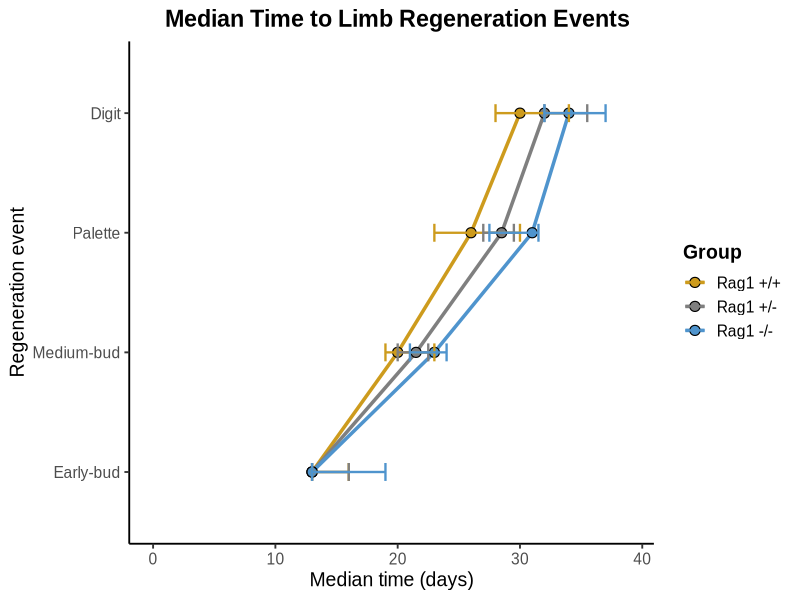

Write R code to recreate this figure.
# ---  Packages ---
if(!requireNamespace("tidyverse", quietly = TRUE)) install.packages("tidyverse")
library(tidyverse)

# --- Data from 2024 experiment ---
groups <- c("Rag1 +/+", "Rag1 +/-", "Rag1 -/-")
times  <- c("Early-bud", "Medium-bud", "Palette", "Digit")

values_list <- list(
  "Rag1 +/+" = list(
    "Early-bud" = c(16, 13, 13, 13, 13),
    "Medium-bud" = c(23, 19, 20, 19, 23),
    "Palette" = c(30, 26, 26, 23, 29),
    "Digit" = c(34, 30, 30, 28, 33)
  ),
  "Rag1 +/-" = list(
    "Early-bud" = c(13, 13, 13, 16, 16, 13),
    "Medium-bud" = c(21, 22, 22, 21, 23, 19),
    "Palette" = c(28, 29, 29, 28, 30, 26),
    "Digit" = c(32, 32, 34, 32, 37, 32)
  ),
  "Rag1 -/-" = list(
    "Early-bud" = c(19, 13, 16, 13, 13, 13, 19, 13),
    "Medium-bud" = c(23, 24, 23, 19, 19, 23, 24, 23),
    "Palette" = c(31, 32, 31, 26, 26, 31, 32, 29),
    "Digit" = c(34, 37, 36, 31, 32, 34, 37, 33)
  )
)

data <- map_dfr(groups, function(g) {
  map_dfr(times, function(t) {
    tibble(group = g, time = t, value = values_list[[g]][[t]])
  })
})

# --- Clean & Order Factors ---
data <- data %>%
  mutate(group = str_squish(group),
         time  = str_squish(time)) %>%
  mutate(group = factor(group, levels = unique(group)),
         time  = factor(time, levels = c("Early-bud", "Medium-bud", "Palette", "Digit")))

# --- Bootstrap CI function for median ---
bootstrap_median_ci <- function(x, nboot = 2000, conf = 0.95) {
  boots <- replicate(nboot, median(sample(x, replace = TRUE)))
  ci <- quantile(boots, probs = c((1 - conf)/2, 1 - (1 - conf)/2))
  tibble(median_value = median(x),
         lower = ci[1],
         upper = ci[2])
}

# --- Compute median and 95% CI for each group and time ---
median_df <- data %>%
  group_by(group, time) %>%
  summarise(bootstrap_median_ci(value), .groups = "drop")

print(median_df)

# --- Perform Kruskal–Wallis tests for each time point ---
kw_results <- data %>%
  group_by(time) %>%
  summarise(
    statistic = kruskal.test(value ~ group)$statistic,
    p_value   = kruskal.test(value ~ group)$p.value,
    .groups = "drop"
  )

print(kw_results)

# --- Merge summary and test results for overview ---
summary_table <- median_df %>%
  left_join(kw_results, by = "time") %>%
  select(time, group, median_value, lower, upper, statistic, p_value)

print(summary_table)

# --- Define your preferred colors ---
my_colors <- c("Rag1 +/+" = "goldenrod3",
               "Rag1 +/-" = "gray50",
               "Rag1 -/-" = "steelblue3")

# --- Plot with CI error bars (median time on x-axis) ---
ggplot(median_df, aes(x = median_value, y = time, group = group)) +
  geom_line(aes(color = group), linewidth = 1.2) +
  geom_point(aes(fill = group), shape = 21, color = "black", size = 3, stroke = 0.6) +
  geom_errorbarh(aes(xmin = lower, xmax = upper, color = group), height = 0.15, linewidth = 0.8) +
  scale_color_manual(values = my_colors) +
  scale_fill_manual(values = my_colors) +
  theme_classic(base_size = 14) +
  labs(
    title = "  Median Time to Limb Regeneration Events",
    x = "Median time (days)",
    y = "Regeneration event",
    color = "Group",
    fill = "Group"
  ) +
  xlim(0, max(median_df$upper, na.rm = TRUE) + 2) +
  theme(
    text = element_text(family = "Arial"),
    plot.title = element_text(hjust = 0.5, face = "bold"),
    legend.position = "right",
    legend.title = element_text(face = "bold")
  )






